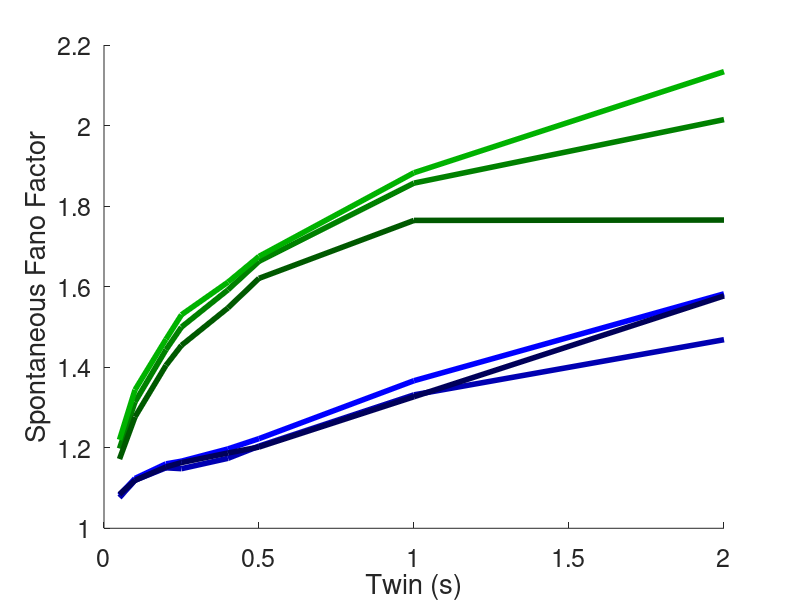
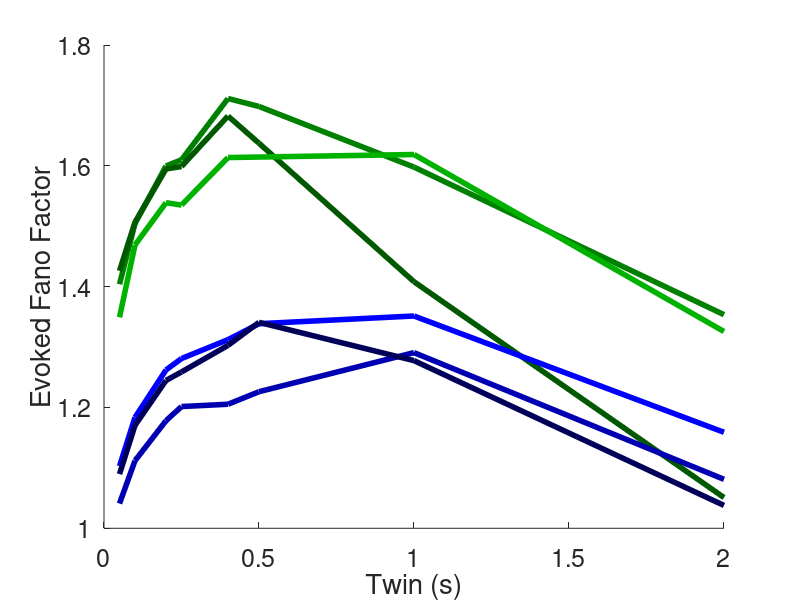
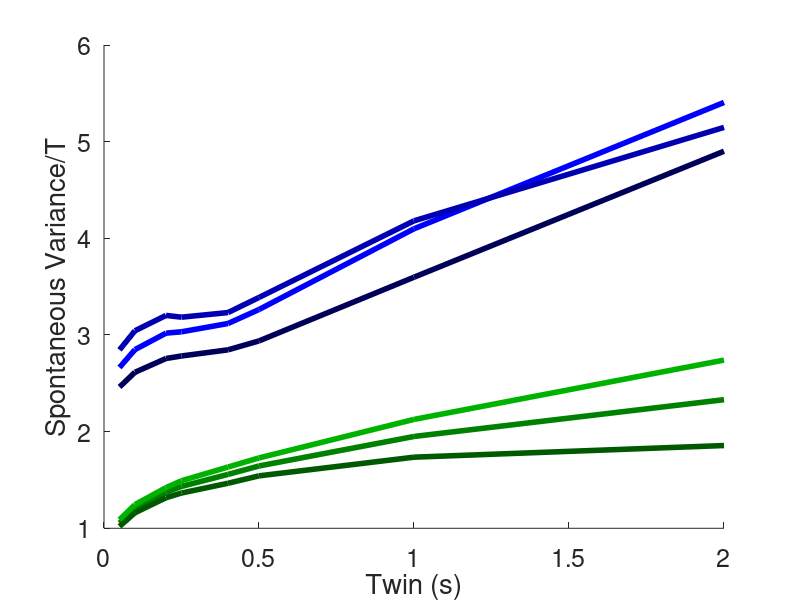
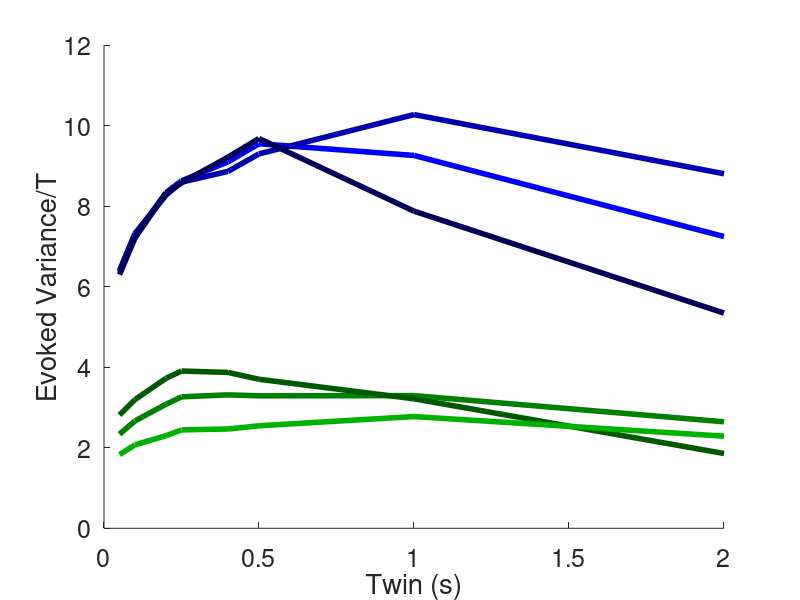

MATLAB code for these plots, in order:
%commands to plot the stats BY ODOR;
%plotting the Corr & Cov of PC vs. OB pairs

which_set=input('Enter 0 (exp1+2) or 1 (exp3+4): '); 
if(which_set==0)
    load CoVar_Exp1+2
else
    load CoVar_Exp3+4
end

figure
hold on
plot(Twin_vec,mnFFpc_sponBoth,'color',[0 0.5 0],'LineWidth',4)
plot(Twin_vec,mnFFpc_spon1,'color',[0 0.35 0],'LineWidth',4)
plot(Twin_vec,mnFFpc_spon2,'color',[0 0.7 0],'LineWidth',4)
plot(Twin_vec,mnFFob_sponBoth,'color',[0 0 1],'LineWidth',4)
plot(Twin_vec,mnFFob_spon1,'color',[0 0 0.7],'LineWidth',4)
plot(Twin_vec,mnFFob_spon2,'color',[0 0 0.35],'LineWidth',4)
box off
set(gca,'FontSize',18)
xlabel('Twin (s)')
ylabel('Spontaneous Fano Factor')

figure
hold on
plot(Twin_vec,mnFFpc_odBoth,'color',[0 0.5 0],'LineWidth',4)
plot(Twin_vec,mnFFpc_od1,'color',[0 0.35 0],'LineWidth',4)
plot(Twin_vec,mnFFpc_od2,'color',[0 0.7 0],'LineWidth',4)
plot(Twin_vec,mnFFob_odBoth,'color',[0 0 1],'LineWidth',4)
plot(Twin_vec,mnFFob_od1,'color',[0 0 0.7],'LineWidth',4)
plot(Twin_vec,mnFFob_od2,'color',[0 0 0.35],'LineWidth',4)
box off
set(gca,'FontSize',18)
xlabel('Twin (s)')
ylabel('Evoked Fano Factor')


figure
hold on
plot(Twin_vec,mnVrpc_sponBoth./Twin_vec,'color',[0 0.5 0],'LineWidth',4)
plot(Twin_vec,mnVrpc_spon1./Twin_vec,'color',[0 0.35 0],'LineWidth',4)
plot(Twin_vec,mnVrpc_spon2./Twin_vec,'color',[0 0.7 0],'LineWidth',4)
plot(Twin_vec,mnVrob_sponBoth./Twin_vec,'color',[0 0 1],'LineWidth',4)
plot(Twin_vec,mnVrob_spon1./Twin_vec,'color',[0 0 0.7],'LineWidth',4)
plot(Twin_vec,mnVrob_spon2./Twin_vec,'color',[0 0 0.35],'LineWidth',4)
box off
set(gca,'FontSize',18)
xlabel('Twin (s)')
ylabel('Spontaneous Variance/T')

figure
hold on
plot(Twin_vec,mnVrpc_odBoth./Twin_vec,'color',[0 0.5 0],'LineWidth',4)
plot(Twin_vec,mnVrpc_od1./Twin_vec,'color',[0 0.35 0],'LineWidth',4)
plot(Twin_vec,mnVrpc_od2./Twin_vec,'color',[0 0.7 0],'LineWidth',4)
plot(Twin_vec,mnVrob_odBoth./Twin_vec,'color',[0 0 1],'LineWidth',4)
plot(Twin_vec,mnVrob_od1./Twin_vec,'color',[0 0 0.7],'LineWidth',4)
plot(Twin_vec,mnVrob_od2./Twin_vec,'color',[0 0 0.35],'LineWidth',4)
box off
set(gca,'FontSize',18)
xlabel('Twin (s)')
ylabel('Evoked Variance/T')